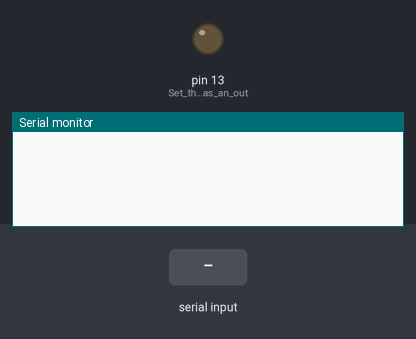
The sketch below on a simulated Arduino Uno, built with avr-gcc and run on an emulated ATmega328P. Parts: output pins drawn as LEDs (lit = HIGH), the last lines printed to the serial monitor. The test bench sets the inputs (shaded band).

Above: at 1.2 s.
1.3 s: "LED_TOGGLE\n" received over Serial
At 2.4 s:
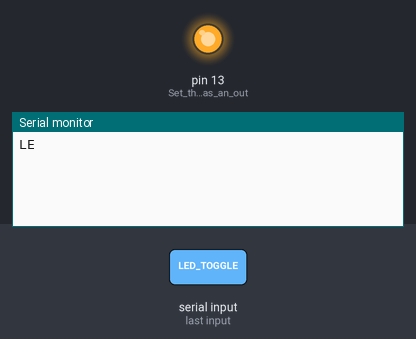
2.8 s: "1\n" received over Serial
At 3.2 s:
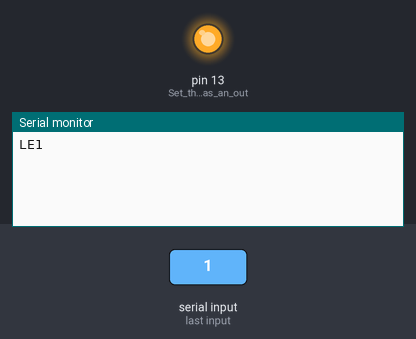

The sketch:

basic_sketch.ino
```cpp
void setup() {
  Serial.begin(9600); // Set the baud rate to match your serial monitor
  pinMode(LED_BUILTIN, OUTPUT); // Set the LED pin as an output
}

void loop() {

  if (Serial.available() > 0) {
    String receivedString = Serial.readStringUntil('\n'); // Read the entire string until newline character

    // Print the received string back to the serial port
    Serial.println(receivedString);

    // Check if the received string is "LED_TOGGLE"
    if (receivedString == "LED_TOGGLE") {
      toggleLED();
    }
  }
}

void toggleLED() {
char message[20];
  // Toggle the state of the LED
    digitalWrite(LED_BUILTIN,  !digitalRead(LED_BUILTIN));
  // Using sprintf for string interpolation
  sprintf(message, "{\"LED\": {\"value\": %d}}", digitalRead(LED_BUILTIN));
  // Print the updated LED state to the serial port
  Serial.println(message);
}
```

Measured:
- after the input at 1.3 s, the serial monitor: prints a new line at once (image 1)
- after the input at 2.8 s, the serial monitor: prints a new line at once (image 2)
